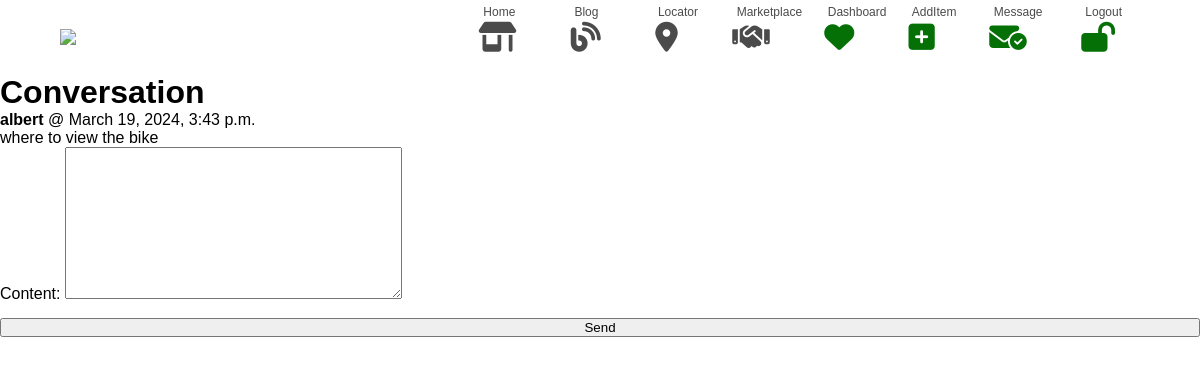
/inbox/1/ (signed in), run on an earlier commit of the app's database.
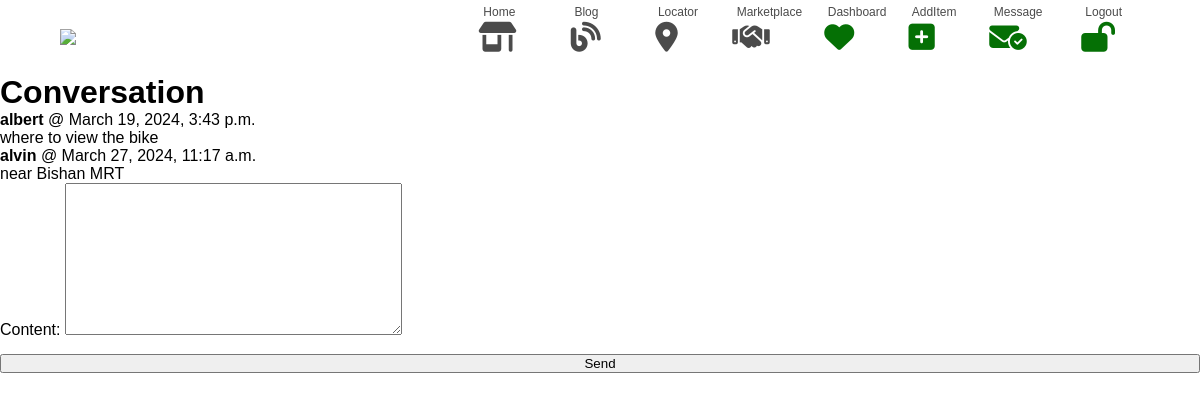
And on a later commit of the database.
### conversation/models.py (models this page shows)
class ConversationMessage(models.Model):
    conversation = models.ForeignKey(
        Conversation, related_name="messages", on_delete=models.CASCADE
    )
    content = models.TextField()
    created_at = models.DateTimeField(auto_now_add=True)
    created_by = models.ForeignKey(
        User, related_name="created_messages", on_delete=models.CASCADE
    )

### conversation/views.py (the view)
# urls.py: path("<int:pk>/", views.detail, name="detail"),
@login_required
def detail(request, pk):
    conversation = Conversation.objects.filter(members__in=[request.user.id]).get(pk=pk)
    conversation.item_name = conversation.item.name
    member_names = [member.username for member in conversation.members.all()]
    conversation.member_names = ", ".join(member_names)
    if request.method == "POST":
        form = ConversationMessageForm(request.POST)
        if form.is_valid():
            conversation_message = form.save(commit=False)
            conversation_message.conversation = conversation
            conversation_message.created_by = request.user
            conversation_message.save()
            conversation.save()
            return redirect("conversation:detail", pk=pk)
    else:
        form = ConversationMessageForm()
    return render(
        request,
        "conversation/detail.html",
        {"conversation": conversation, "form": form},
    )

### conversation/forms.py
class ConversationMessageForm(forms.ModelForm):
    class Meta:
        model = ConversationMessage
        fields = ("content",)
        widgets = {
            "content": forms.Textarea(
                attrs={"class": "w=full px-6 py-4 rounded-xl border"}
            )
        }

### conversation/templates/conversation/detail.html (shortened to what this page needs)
{% extends 'core/base.html' %}
{% block content %}
<h1 class="mb-6 text-3xl">Conversation</h1>
<div class="space-y-6">
    {% for message in conversation.messages.all %}
        <div class="p-6 flex {% if message.created_by == request.user %}bg-blue-100{% else %}bg-gray-100 {% endif %} rounded-xl">
            <div>
                <p class="mb-4"><strong>{{ message.created_by.username }}</strong> @ {{message.created_at }}</p>
                <p>{{ message.content }}</p>
            </div>
        </div>
    {% endfor %}
</div>
<form method="post" action="." class="mt-6">
    {{ form.as_p }}
    <button class="px-8 py-4 text-lg bg-teal-500 hover:bg-teal-700 rounded-xl text-white">Send</button>
</form>
{% endblock %}

What changed in the data, as far as the page shows it:
added ConversationMessage: created_by.username "alvin", created_at "March 27, 2024, 11:17 a.m.", content "near Bishan MRT"
